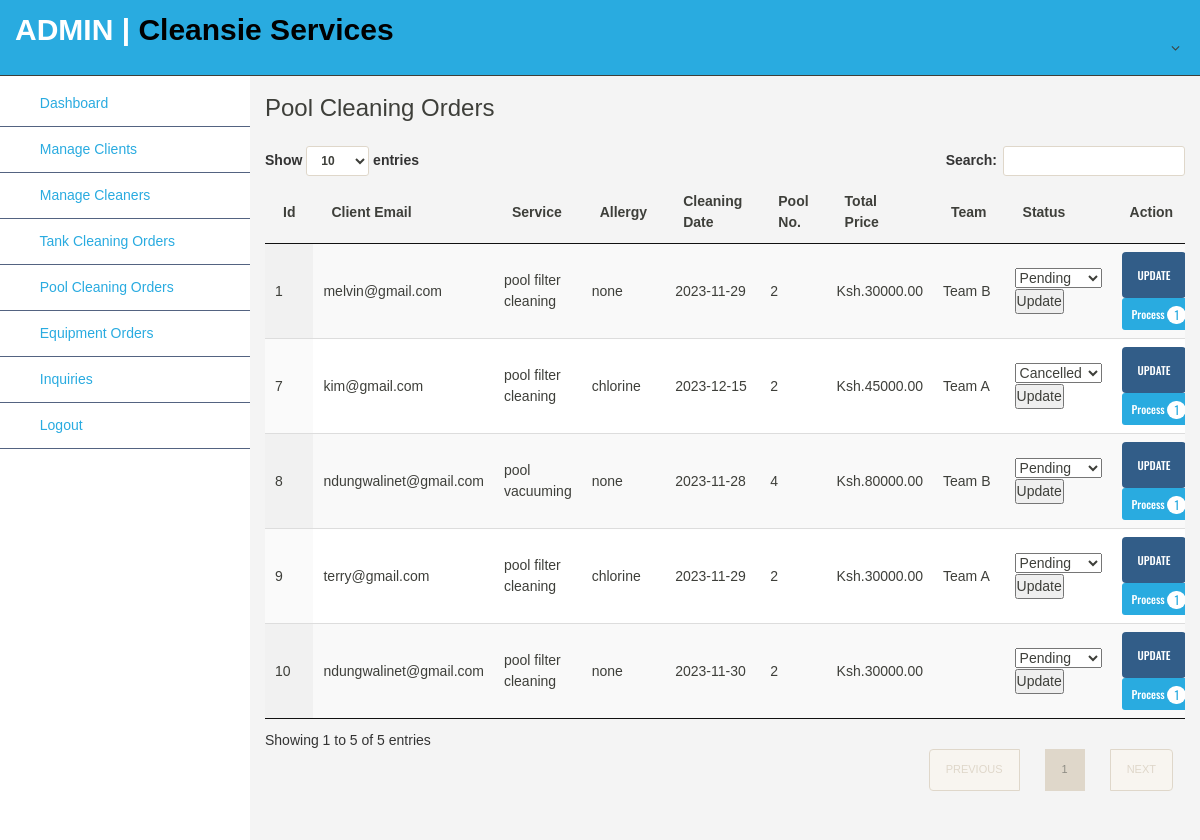
/admin/manage_poolorder.php, run on the app's committed database.
### tables this page shows
CREATE TABLE `pool_booking` (
  `booking_id` int(11) NOT NULL,
  `user_email` varchar(255) NOT NULL,
  `selected_service` varchar(255) NOT NULL,
  `allergy_preference` varchar(255) NOT NULL,
  `cleaning_date` date NOT NULL,
  `number_of_pools` int(11) NOT NULL,
  `total_price` decimal(10,2) NOT NULL,
  `team` varchar(255) NOT NULL,
  `status` varchar(255) NOT NULL,
  `booking_timestamp` timestamp NOT NULL DEFAULT current_timestamp()
);

### admin/manage_poolorder.php (the view, shortened to what this page needs)
<!DOCTYPE html>
<html lang="en">
<head>
    <link rel="stylesheet" type="text/css" href="../css/bootstrap.min.css">
    <link rel="stylesheet" type="text/css" href="../css/jquery.dataTables.min.css">
    <link rel="stylesheet" type="text/css" href="../css/style3.css">
    <link href="../font-awesome-4.7.0/css/font-awesome.css" rel="stylesheet">
    <link rel="stylesheet" href="../css/style6.css">
</head>
<body>
    <?php include('includes/header.php'); ?>
    <div class="ts-main-content">
        <?php include('includes/leftbar.php'); ?>
        <div class="content-wrapper">
            <div class="container-fluid">
                <h3>Pool Cleaning Orders</h3>
            </div>
            <div class="panel-body">
                <div class="table-responsive">
                    <table id="table" class="display" width="100%" cellspacing="0">
                        <thead>
                            <tr>
                                <th>Id</th>
                                <th>Client Email</th>
                                <th>Service</th>
                                <th>Allergy</th>
                                <th>Cleaning Date</th>
                                <th>Pool No.</th>
                                <th>Total Price</th>
                                <th>Team</th>
                                <th>Status</th>
                                <th>Action</th>
                            </tr>
                        </thead>
                        <tbody>
                            <?php
                            $conn = new mysqli("localhost", "root", "", "ltl") or die(mysqli_error());
                            $query = $conn->query("SELECT * FROM `pool_booking` ORDER BY `booking_id` DESC") or die(mysqli_error());
                            while ($fetch = $query->fetch_array()) {
                                $id = $fetch['booking_id'];
                                $q = $conn->query("SELECT COUNT(*) as total FROM `pool_booking` where `booking_id` = '$id'") or die(mysqli_error());
                                $f = $q->fetch_array();
                            ?>
                                <tr>
                                    <td><?php echo $fetch['booking_id'] ?></td>
                                    <td><?php echo $fetch['user_email'] ?></td>
                                    <td><?php echo $fetch['selected_service'] ?></td>
                                    <td><?php echo $fetch['allergy_preference'] ?></td>
                                    <td><?php echo $fetch['cleaning_date'] ?></td>
                                    <td><?php echo $fetch['number_of_pools'] ?></td>
                                    <td>Ksh.<?php echo $fetch['total_price'] ?></td>
                                    <td><?php echo $fetch['team'] ?></td>
                                    <td>
                                        <form method='POST'>
                                            <select name='status'>
                                                <option value='pending' <?php echo ($fetch['status'] === 'pending' ? 'selected' : ''); ?>>Pending</option>
                                                <option value='cancelled' <?php echo ($fetch['status'] === 'cancelled' ? 'selected' : ''); ?>>Cancelled</option>
                                            </select>
                                            <button type='submit' name='update_status'>Update</button>
                                        </form>
                                    </td>
                                    <td>
                                        <a href="update_poolorder.php?id=<?php echo $fetch['booking_id']; ?>" class="btn btn-primary"> UPDATE</a>
                                        <a href="try.php?booking_id=<?php echo $fetch['booking_id'] ?>&name=<?php echo $fetch['user_email'] ?>" class="btn btn-sm btn-info">
                                            Process <span class="badge"><?php echo $f['total'] ?></span>
                                        </a>
                                    </td>
                                </tr>
                            <?php
                            }
                            ?>
                        </tbody>
                    </table>
                </div>
            </div>
        </div>
    </div>
</body>
</html>

### css/style3.css (style rules this page uses)
* { margin:0; padding:0; }
body { font-family: Arial; font-size: 15px; line-height:1.5em; background: #f4f4f4; }

### css/style6.css (style rules this page uses)
html { font-size: 14px; }
@media only screen and (min-width: 480px) { html { font-size: 17px; } }
@media only screen and (min-width: 768px) { html { font-size: 14px; } }
body { font-size: 1em; }
.btn { font-family: 'Oswald', sans-serif; }
.btn { text-transform: none; }
.ts-main-content .content-wrapper { padding-top: 15px; margin-top: 60px; }
@media only screen and (min-width: 992px) { .ts-main-content .content-wrapper { margin-left: 250px; } }

### admin/manage_poolorder.php (style rules this page uses)
table { border-collapse: collapse; width: 100%; }
th, td { padding: 8px; text-align: left; }
th { background-color::#325d88; }

### data on the page
pool_booking: booking_id "10", user_email "ndungwalinet@gmail.com", selected_service "pool filter cleaning", allergy_preference "none", cleaning_date "2023-11-30", number_of_pools "2", total_price "30000.00", total "1"
pool_booking: booking_id "9", user_email "terry@gmail.com", selected_service "pool filter cleaning", allergy_preference "chlorine", cleaning_date "2023-11-29", number_of_pools "2", total_price "30000.00", team "Team A", status "Pending", total "1"
pool_booking: booking_id "8", user_email "ndungwalinet@gmail.com", selected_service "pool vacuuming", allergy_preference "none", cleaning_date "2023-11-28", number_of_pools "4", total_price "80000.00", team "Team B", status "Pending", total "1"
pool_booking: booking_id "7", user_email "kim@gmail.com", selected_service "pool filter cleaning", allergy_preference "chlorine", cleaning_date "2023-12-15", number_of_pools "2", total_price "45000.00", team "Team A", status "Cancelled", total "1"
pool_booking: booking_id "1", user_email "melvin@gmail.com", selected_service "pool filter cleaning", allergy_preference "none", cleaning_date "2023-11-29", number_of_pools "2", total_price "30000.00", team "Team B", status "Pending", total "1"
